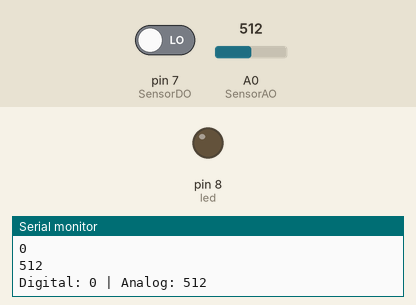
Simulated run of this sketch. Board: Arduino Uno, built with avr-gcc and run on an emulated ATmega328P. Parts: output pins drawn as LEDs (lit = HIGH), the last lines printed to the serial monitor. Dashed ring = blinking. The inputs (shaded band) are chosen by the test bench; at power-on: A0 (SensorAO) = 512, pin 7 (SensorDO) LOW.

Above: at 1.2 s.
1.3 s: A0 (SensorAO) set to 11
2.8 s: A0 (SensorAO) set to 8
At 3.2 s:
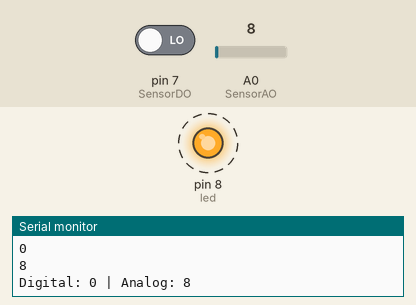
5.8 s: A0 (SensorAO) set to 122
At 5.91 s:
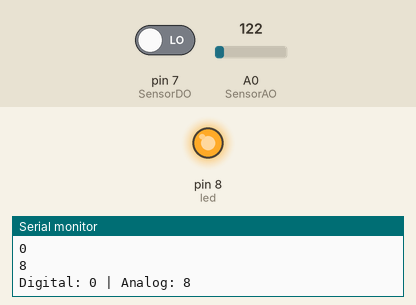
7.3 s: A0 (SensorAO) set to 0
At 7.71 s:
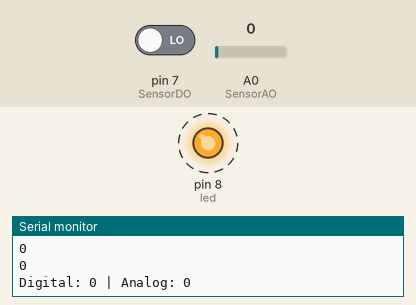
Timing chart, 0 to 11.3 s (numbered marks = the images above; inputs shaded):
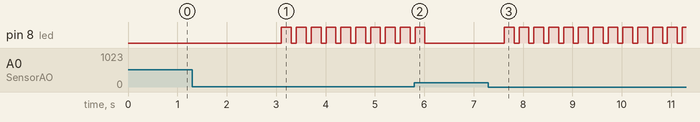

The sketch:

sensor.ino
```cpp
int SensorAO =A0; // FOR 4 PINS
int SensorDO = 7;
int led = 8;
void setup() {
  // put your setup code here, to run once:
  pinMode (SensorAO, INPUT);
  pinMode (SensorDO, INPUT);
  pinMode(led, OUTPUT);
  Serial.begin(9600);
}

void loop() {
  // put your main code here, to run repeatedly:
  int sensorData = digitalRead(SensorDO);
  int sensorValue = analogRead(SensorAO);


  Serial.println(sensorData);
  Serial.println(sensorValue);

  Serial.print("Digital: ");
  Serial.print(sensorData);
  Serial.print(" | Analog: ");
  Serial.println(sensorValue);


 if (sensorData == HIGH){
        digitalWrite(led,HIGH); //LED ON
        }else { digitalWrite(led,LOW);}

  delay(100);

   if (sensorValue <= 9){
        digitalWrite(led,HIGH); //LED ON
        }else { digitalWrite(led,LOW);}

  delay(200);


}
```

Measured:
- the behaviour switches between 10 and 9 on A0 (SensorAO) (found by bisection; images 0 and 1)
- after the input at 2.8 s, pin 8 (led): alternates HIGH for 0.20 s and LOW for 0.10 s, starting after 0.31 s
- after the input at 5.8 s, pin 8 (led): goes on until 6.0 s, then stays LOW
- after the input at 7.3 s, pin 8 (led): alternates HIGH for 0.20 s and LOW for 0.10 s, starting after 0.32 s
